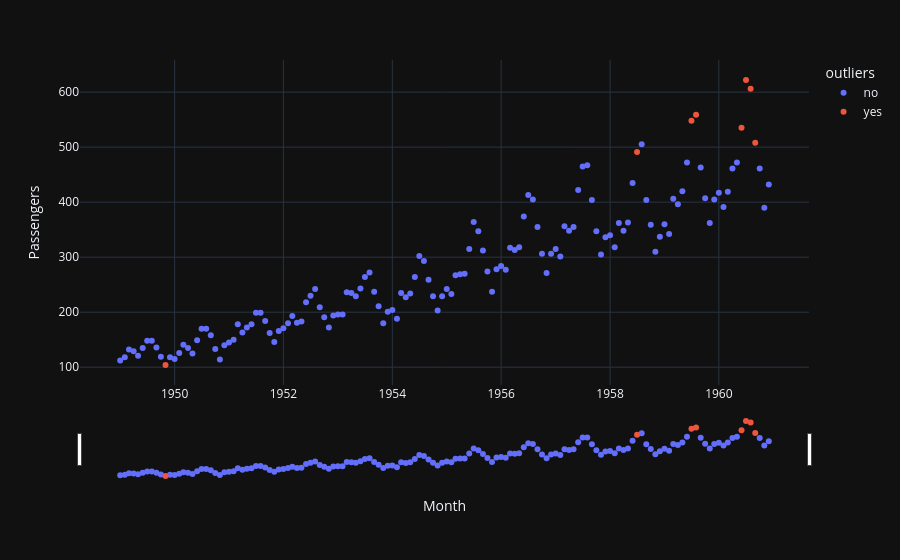

This figure's notebook cell:
### Markdown cell above
**Задание 3: Чувствительность алгоритма поиска аномалий**
В конце практики мы использовали алгоритм `IsolationForest` для поиска аномалий с крайне низким параметром `contamination=0.004`.
Измените этот параметр на `0.05` (поиск 5% самых аномальных периодов), обучите модель заново и отрисуйте график с новыми подсвеченными точками. Как поменялась картина, какие теперь месяцы считаются "нетипичными"?

### Code cell
model = IsolationForest(contamination=0.05)
model.fit(pas[['Passengers']])

pas['outliers'] = model.predict(pas[['Passengers']])
pas['outliers'] = pas['outliers'].apply(lambda x: 'yes' if x == -1 else 'no')

print(pas[pas['outliers'] == 'yes'][['Month', 'Passengers']])

fig = px.scatter(pas.reset_index(), x='Month', y='Passengers', color='outliers')
fig.update_xaxes(rangeslider_visible=True)
fig.show()

### Figure 1 — Plotly figure (JSON) as saved in the notebook; plotly's stock layout.template omitted (floating-point values rounded to 4 significant figures; data arrays with more than 128 entries replaced by an {"elided": "..."} marker saying what was removed)
{"data": [{"hovertemplate": "outliers=no<br>Month=%{x}<br>Passengers=%{y}<extra></extra>", "legendgroup": "no", "marker": {"color": "#636efa", "symbol": "circle"}, "mode": "markers", "name": "no", "orientation": "v", "showlegend": true, "x": {"elided": "136 str values"}, "xaxis": "x", "y": {"elided": "136 int values"}, "yaxis": "y", "type": "scatter"}, {"hovertemplate": "outliers=yes<br>Month=%{x}<br>Passengers=%{y}<extra></extra>", "legendgroup": "yes", "marker": {"color": "#EF553B", "symbol": "circle"}, "mode": "markers", "name": "yes", "orientation": "v", "showlegend": true, "x": ["1949-11-01T00:00:00.000000000", "1958-07-01T00:00:00.000000000", "1959-07-01T00:00:00.000000000", "1959-08-01T00:00:00.000000000", "1960-06-01T00:00:00.000000000", "1960-07-01T00:00:00.000000000", "1960-08-01T00:00:00.000000000", "1960-09-01T00:00:00.000000000"], "xaxis": "x", "y": [104, 491, 548, 559, 535, 622, 606, 508], "yaxis": "y", "type": "scatter"}], "layout": {"xaxis": {"anchor": "y", "domain": [0.0, 1.0], "title": {"text": "Month"}, "rangeslider": {"visible": true}}, "yaxis": {"anchor": "x", "domain": [0.0, 1.0], "title": {"text": "Passengers"}}, "legend": {"title": {"text": "outliers"}, "tracegroupgap": 0}, "margin": {"t": 60}}}
